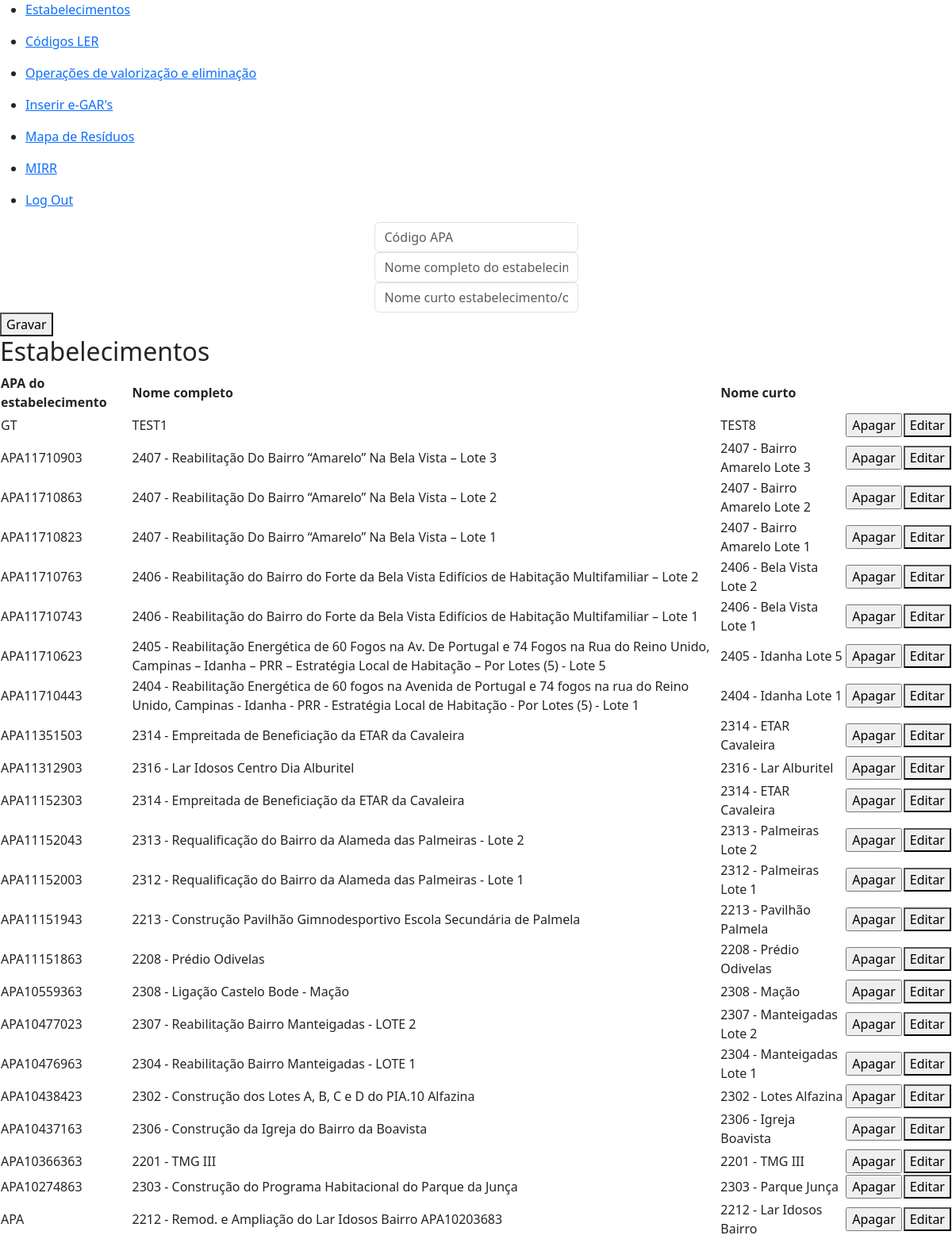
The app's page /establishments (signed in) with its own data.
### tables this page shows
CREATE TABLE apa_code_contract(
        id INTEGER PRIMARY KEY AUTOINCREMENT NOT NULL,
        apa_code TEXT NOT NULL,
        contract_full TEXT NOT NULL,
        contract_short TEXT NOT NULL
    );

### app.py (the view, shortened to what this page needs)
@app.route("/establishments", methods=["GET", "POST"])
@login_required
def establishments():
    if request.method == "GET":
        all_estab = db.execute("SELECT apa_code,contract_full,contract_short \
            FROM apa_code_contract ORDER BY apa_code DESC")
        return render_template("establishments.html", all_estab=all_estab)

### helpers.py (called while the page is built)
def login_required(f):
    @wraps(f)
    def decorated_function(*args, **kwargs):
        if session.get("user_id") is None:
            return redirect("/login")
        return f(*args, **kwargs)
    return decorated_function

### templates/establishments.html (shortened to what this page needs)
{% extends "layout.html" %}
{% block main %}
<form action="/establishments" method="post">
    <div>
        <input autocomplete="off" autofocus class="form-control mx-auto w-auto" name="apa_code" placeholder="Código APA"
            type="text">
    </div>
    <div>
        <input autocomplete="off" autofocus class="form-control mx-auto w-auto" name="nome_estab"
            placeholder="Nome completo do estabelecimento/obra" type="text">
    </div>
    <div>
        <input autocomplete="off" autofocus class="form-control mx-auto w-auto" name="nome_estab_curto"
            placeholder="Nome curto estabelecimento/obra" type="text">
    </div>
    <button type="submit">Gravar</button>
</form>
<h2>Estabelecimentos</h2>
<table style="width:100%">
    <thead>
        <tr>
            <th>APA do estabelecimento</th>
            <th>Nome completo</th>
            <th>Nome curto</th>
        </tr>
    </thead>
    <tbody>
        {% for row in all_estab %}
        <tr>
            <td>{{ row.apa_code }}</td>
            <td>{{ row.contract_full }}</td>
            <td>{{ row.contract_short }}</td>
            <td>
                <form action="/delete" method="post">
                    <div>
                        <input class="delete_button" type="submit" value="Apagar">
                    </div>
                </form>
            </td>
            <td>
                <button class="edit_button" onclick="showEditForm('{{ row.apa_code }}')">Editar</button>
            </td>
        </tr>
        {% endfor %}
    </tbody>
</table>
{% endblock %}

### templates/layout.html (shortened to what this page needs)
<!DOCTYPE html>
<html lang="en">
    <head>
        <link href="https://cdn.jsdelivr.net/npm/bootstrap@5.3.3/dist/css/bootstrap.min.css" rel="stylesheet">
    </head>
    <body>
        <nav>
            <div>
                <div>
                    {% if session["user_id"] %}
                        <ul>
                            <li><a href="/establishments">Estabelecimentos</a></li>
                        </ul>
                        <ul>
                            <li><a href="/codler_description">Códigos LER</a></li>
                        </ul>
                        <ul>
                            <li><a href="/operation_description">Operações de valorização e eliminação</a></li>
                        </ul>
                        <ul>
                            <li><a href="/insert">Inserir e-GAR's</a></li>
                        </ul>
                        <ul>
                            <li><a href="/history">Mapa de Resíduos</a></li>
                        </ul>
                        <ul>
                            <li><a href="/mirr">MIRR</a></li>
                        </ul>
                        <ul>
                            <li><a href="/logout">Log Out</a></li>
                        </ul>
                    {% else %}
                        <ul>
                            <li><a href="/register">Registo</a></li>
                            <li><a href="/login">Log In</a></li>
                        </ul>
                    {% endif %}
                </div>
            </div>
        </nav>
            {% block main %}{% endblock %}
    </body>
</html>

### records on screen
apa_code_contract: apa_code "GT", contract_full "TEST1", contract_short "TEST8"
apa_code_contract: apa_code "APA11710903", contract_full "2407 - Reabilitação Do Bairro “Amarelo” Na Bela Vista – Lote 3", contract_short "2407 - Bairro Amarelo Lote 3"
apa_code_contract: apa_code "APA11710863", contract_full "2407 - Reabilitação Do Bairro “Amarelo” Na Bela Vista – Lote 2", contract_short "2407 - Bairro Amarelo Lote 2"
apa_code_contract: apa_code "APA11710823", contract_full "2407 - Reabilitação Do Bairro “Amarelo” Na Bela Vista – Lote 1", contract_short "2407 - Bairro Amarelo Lote 1"
apa_code_contract: apa_code "APA11710763", contract_full "2406 - Reabilitação do Bairro do Forte da Bela Vista Edifícios de Habitação Multifamiliar – Lote 2", contract_short "2406 - Bela Vista Lote 2"
apa_code_contract: apa_code "APA11710743", contract_full "2406 - Reabilitação do Bairro do Forte da Bela Vista Edifícios de Habitação Multifamiliar – Lote 1", contract_short "2406 - Bela Vista Lote 1"
apa_code_contract: apa_code "APA11710623", contract_full "2405 - Reabilitação Energética de 60 Fogos na Av. De Portugal e 74 Fogos na Rua do Reino Unido, Campinas – Idanha – PRR – Estratégia Local de Habitação – Por Lotes (5) - Lote 5", contract_short "2405 - Idanha Lote 5"
apa_code_contract: apa_code "APA11710443", contract_full "2404 - Reabilitação Energética de 60 fogos na Avenida de Portugal e 74 fogos na rua do Reino Unido, Campinas - Idanha - PRR - Estratégia Local de Habitação - Por Lotes (5) - Lote 1", contract_short "2404 - Idanha Lote 1"
apa_code_contract: apa_code "APA11351503", contract_full "2314 - Empreitada de Beneficiação da ETAR da Cavaleira", contract_short "2314 - ETAR Cavaleira"
apa_code_contract: apa_code "APA11312903", contract_full "2316 - Lar Idosos Centro Dia Alburitel", contract_short "2316 - Lar Alburitel"
apa_code_contract: apa_code "APA11152303", contract_full "2314 - Empreitada de Beneficiação da ETAR da Cavaleira", contract_short "2314 - ETAR Cavaleira"
apa_code_contract: apa_code "APA11152043", contract_full "2313 - Requalificação do Bairro da Alameda das Palmeiras - Lote 2", contract_short "2313 - Palmeiras Lote 2"
apa_code_contract: apa_code "APA11152003", contract_full "2312 - Requalificação do Bairro da Alameda das Palmeiras - Lote 1", contract_short "2312 - Palmeiras Lote 1"
apa_code_contract: apa_code "APA11151943", contract_full "2213 - Construção Pavilhão Gimnodesportivo Escola Secundária de Palmela", contract_short "2213 - Pavilhão Palmela"
apa_code_contract: apa_code "APA11151863", contract_full "2208 - Prédio Odivelas", contract_short "2208 - Prédio Odivelas"
apa_code_contract: apa_code "APA10559363", contract_full "2308 - Ligação Castelo Bode - Mação", contract_short "2308 - Mação"
apa_code_contract: apa_code "APA10477023", contract_full "2307 - Reabilitação Bairro Manteigadas - LOTE 2", contract_short "2307 - Manteigadas Lote 2"
apa_code_contract: apa_code "APA10476963", contract_full "2304 - Reabilitação Bairro Manteigadas - LOTE 1", contract_short "2304 - Manteigadas Lote 1"
apa_code_contract: apa_code "APA10438423", contract_full "2302 - Construção dos Lotes A, B, C e D do PIA.10 Alfazina", contract_short "2302 - Lotes Alfazina"
apa_code_contract: apa_code "APA10437163", contract_full "2306 - Construção da Igreja do Bairro da Boavista", contract_short "2306 - Igreja Boavista"
apa_code_contract: apa_code "APA10366363", contract_full "2201 - TMG III", contract_short "2201 - TMG III"
apa_code_contract: apa_code "APA10274863", contract_full "2303 - Construção do Programa Habitacional do Parque da Junça", contract_short "2303 - Parque Junça"
apa_code_contract: apa_code "APA", contract_full "2212 - Remod. e Ampliação do Lar Idosos Bairro APA10203683", contract_short "2212 - Lar Idosos Bairro"
